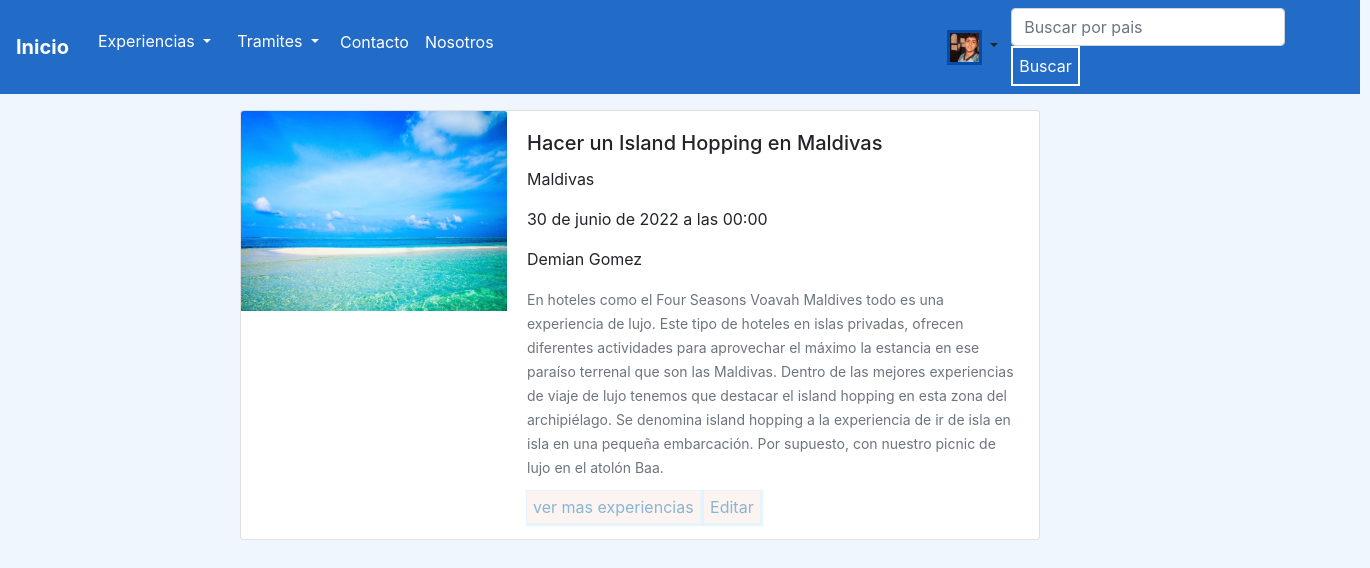
Screenshot of /detalle-experiencia/16/ (signed in) with the database file from the repository.
### cuenta/models.py (models this page shows)
class User(AbstractUser):
    descripcion = models.CharField(max_length=100)
    telefono = models.IntegerField(null = Value)
    redes_sociales = models.CharField(max_length=100, null = Value)
    image = models.ImageField(upload_to = 'imagenes_User/', blank=True, null=True )

### experiencias/models.py (models this page shows, shortened)
class Experiencias (models.Model):
    titulo = models.CharField(max_length=100)
    pais = models.CharField(max_length=50)
    fecha = models.DateTimeField(null=True)
    autor = models.CharField(max_length=50)
    cuerpo = models.TextField(max_length=10000)
    image = models.ImageField(upload_to = 'imagenes_experiencias/', blank=True, null=True)
    is_active = models.BooleanField(default=True)
    class Meta:
        verbose_name = 'Experiencias'
        verbose_name_plural = 'Experiencias'

### experiencias/views.py (the view)
# urls.py: path('detalle-experiencia/<int:pk>/', Detail_experiencias.as_view(), name = 'detalle-experiencia'),
class Detail_experiencias(DetailView, LoginRequiredMixin):
    model = Experiencias
    template_name= 'experiencias/detalle_experiencia.html'

### templates/experiencias/detalle_experiencia.html (shortened to what this page needs)
{% extends 'base.html' %}
{% block contenido %}
<div enctype="multipart/form-data" class="d-flex" style="margin-top:1rem; margin-left:15rem">
    <div class="card mb-3" style="max-width: 800px;">
        <div class="row no-gutters">
          <div class="col-md-4">
            {% if object.image %}
            <img class="card-img-top" src="{{object.image.url}}" alt="Card image cap" style="height: 200px;width: 100%;">
            {% endif %}
          </div>
          <div class="col-md-8">
            <div class="card-body">
              <h5 class="card-title">{{object.titulo}}</h5>
              <p class="card-text">{{object.pais}}</p>
              <p class="card-text">{{object.fecha}}</p>
              <p class="card-text">{{object.autor}}</p>
              <p class="card-text"><small class="text-muted">{{object.cuerpo}}</small></p>
              <a href="/ver-experiencias/" class="Boton">ver mas experiencias</a>
              {% if request.user.is_authenticated and request.user.is_superuser %}
              <a href="/actualizar-experiencias/{{object.id}}/" class="Boton">Editar </a>
              {% endif %}
            </div>
          </div>
        </div>
      </div>
{% endblock %}

### templates/base.html (shortened to what this page needs)
<!DOCTYPE html>
<html lang="en">
<head>
    {% load static %}
    <link rel="stylesheet" href="https://cdn.jsdelivr.net/npm/bootstrap@4.6.1/dist/css/bootstrap.min.css"
>
        <link rel="stylesheet"  href="{% static 'blog_viaje-GomezMogniLavezzo/styles.css' %}" type="text/css">
</head>
<header>
    <nav class="navbar navbar-expand-lg navbar "  >
        <a class="navbar-brand text-white" href="/"><b>Inicio </b></a>
        <div class="collapse navbar-collapse" id="navbarSupportedContent">
            <ul class="navbar-nav mr-auto">
                <li class="nav-item" >
                    <div class="btn-group"  >
                        <button type="button" class="btn dropdown-toggle text-white " data-toggle="dropdown" aria-expanded="false" >
                            Experiencias
                        </button>
                </li>
                <li class="nav-item" >
                    <div class="btn-group"  >
                        <button type="button" class="btn dropdown-toggle text-white " data-toggle="dropdown" aria-expanded="false" >
                            Tramites
                        </button>
                </li>
                <li class="nav-item">
                    <a class="nav-link text-white" href="/contacto/">Contacto</a>
                </li>
                <li class="nav-item" >
                    <a class="nav-link text-white" href="/nosotros/">Nosotros</a>
                </li>
                {% if user.is_authenticated %}
                    <div class="btn-group" style="margin-left:27rem ;">
                        <button type="button" class="btn  dropdown-toggle" data-toggle="dropdown" aria-expanded="false" >
                            {% if user.image %}
                               <img src="{{user.image.url}}" width="35px" height="35px" style=" margin-top:2.5%;border-style: solid; border-color: rgb(1, 75, 173);  ">
                            {% else %}
                               <img src="\media\imagenes_User\usuariodefault.jpg" width="35px" height="35px" style=" margin-top:2.5%;border-style: solid; border-color: rgb(1, 75, 173);  ">
                            {% endif %}
                        </button>
                {% endif %}
            </ul>
            <form class="form-inline my-2 my-lg-0" action ="/search_experiencias_view/" method = "GET" style="margin-right: 4%;">
                <input  class="form-control mr-sm-2" type="text" placeholder="Buscar por pais" aria-label="Search" name = 'search'>
                <button class="BotonBuscador " type="submit">Buscar</button>
            </form>
        </div>
    </nav>
</header>
<body >
{% block contenido %}
{% endblock %}
</body>
</html>

### static/blog_viaje-GomezMogniLavezzo/styles.css (style rules this page uses)
html { height: 100%; }
body { background-color: rgb(239, 246, 253); max-width: 1360px; position: absolute; }
header { width: 1360px; background-color: rgb(34, 108, 200); height: 10%; max-height: 10%; display: block; }
.Boton { padding: 6px ; background-color: rgba(252, 244, 241, 0.949); box-shadow: 1px 1px 1px 2px rgba(34, 144, 222, 0.1); color: rgb(136, 181, 213); border-style: initial; border-color: rgba(104, 104, 104, 0.949); text-decoration: solid; }
.BotonBuscador { padding: 6px ; background-color: rgb(34, 108, 200); color: rgb(255, 255, 255); border-color:rgb(255, 255, 255); border-style:solid; }

### rows the page displays
User: image (picture)
Experiencias: image (picture), titulo "Hacer un Island Hopping en Maldivas", pais "Maldivas", fecha "30 de junio de 2022 a las 00:00", autor "Demian Gomez", cuerpo "En hoteles como el Four Seasons Voavah Maldives todo es una experiencia de lujo. Este tipo de hoteles en islas privadas, ofrecen diferentes actividades para aprovechar el máximo la estancia en ese paraíso terrenal que son las Maldivas. Dentro de las mejores experiencias de viaje de lujo tenemos que destacar el island hopping en esta zona del archipiélago. Se denomina island hopping a la experiencia de ir de isla en isla en una pequeña embarcación. Por supuesto, con nuestro picnic de lujo en el atolón Baa."
